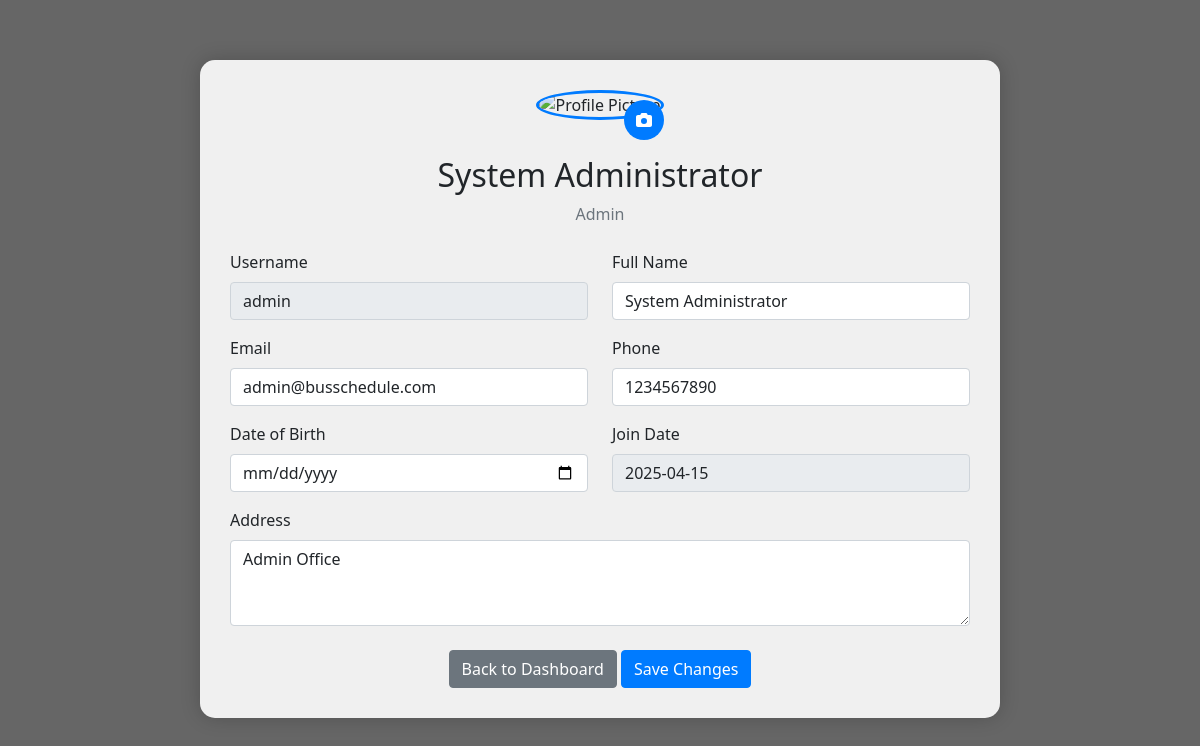
The app's page /profile (signed in) with its own data.
### app.py (models this page shows)
class User(db.Model):
    id = db.Column(db.Integer, primary_key=True)
    username = db.Column(db.String(150), unique=True, nullable=False)
    password = db.Column(db.String(200), nullable=False)
    role = db.Column(db.String(20), nullable=False)  # admin or driver
    full_name = db.Column(db.String(200), nullable=False)
    email = db.Column(db.String(200), nullable=False)
    phone = db.Column(db.String(20), nullable=False)
    address = db.Column(db.Text)
    join_date = db.Column(db.DateTime, default=datetime.utcnow)
    last_login = db.Column(db.DateTime)
    is_active = db.Column(db.Boolean, default=True)
    profile_pic = db.Column(db.String(255))
    emergency_contact = db.Column(db.String(200))
    license_number = db.Column(db.String(100))
    license_expiry = db.Column(db.Date)

### app.py (the view)
@app.route('/profile')
def profile():
    if 'user_id' not in session:
        return redirect(url_for('login'))
    user = User.query.get(session['user_id'])
    return render_template('profile.html', user=user)

### templates/profile.html (shortened to what this page needs)
<!DOCTYPE html>
<html lang="en">
<head>
    <link href="https://cdn.jsdelivr.net/npm/bootstrap@5.1.3/dist/css/bootstrap.min.css" rel="stylesheet">
</head>
<body>
    <div class="container">
        <div class="text-center mb-4">
            <div class="profile-pic-container">
                <img src="{{ url_for('static', filename='profile_pics/' + user.profile_pic) if user.profile_pic else url_for('static', filename='profile_pics/default.png') }}"
                     alt="Profile Picture" class="profile-pic" id="profilePic">
                <label for="profilePicInput" class="edit-pic-btn">
                    <i class="fas fa-camera"></i>
                </label>
            </div>
            <h2 class="mt-3">{{ user.full_name }}</h2>
            <p class="text-muted">{{ user.role.title() }}</p>
        </div>
        <form method="POST" action="{{ url_for('update_profile') }}" enctype="multipart/form-data">
            <div class="row mb-3">
                <div class="col-md-6">
                    <label for="username" class="form-label">Username</label>
                    <input type="text" class="form-control" id="username" value="{{ user.username }}" readonly>
                </div>
                <div class="col-md-6">
                    <label for="full_name" class="form-label">Full Name</label>
                    <input type="text" class="form-control" id="full_name" name="full_name" value="{{ user.full_name }}" required>
                </div>
            </div>
            <div class="row mb-3">
                <div class="col-md-6">
                    <label for="email" class="form-label">Email</label>
                    <input type="email" class="form-control" id="email" name="email" value="{{ user.email }}" required>
                </div>
                <div class="col-md-6">
                    <label for="phone" class="form-label">Phone</label>
                    <input type="tel" class="form-control" id="phone" name="phone" value="{{ user.phone }}" required>
                </div>
            </div>
            <div class="row mb-3">
                <div class="col-md-6">
                    <label for="dob" class="form-label">Date of Birth</label>
                    <input type="date" class="form-control" id="dob" name="dob" value="{{ user.dob }}">
                </div>
                <div class="col-md-6">
                    <label for="join_date" class="form-label">Join Date</label>
                    <input type="text" class="form-control" id="join_date" value="{{ user.join_date.strftime('%Y-%m-%d') }}" readonly>
                </div>
            </div>
            <div class="mb-3">
                <label for="address" class="form-label">Address</label>
                <textarea class="form-control" id="address" name="address" rows="3">{{ user.address }}</textarea>
            </div>
            <div class="text-center mt-4">
                <a href="{{ url_for('dashboard') }}" class="btn btn-secondary">Back to Dashboard</a>
                <button type="submit" class="btn btn-primary">Save Changes</button>
            </div>
        </form>
    </div>
</body>
</html>

### templates/profile.html (style rules this page uses)
body { min-height: 100vh; background: linear-gradient(rgba(0, 0, 0, 0.6), rgba(0, 0, 0, 0.6)), url('/static/bus_interior.jpg'); background-size: cover; background-position: center; background-repeat: no-repeat; background-attachment: fixed; padding: 20px; }
.container { background-color: rgba(255, 255, 255, 0.9); border-radius: 15px; padding: 30px; box-shadow: 0 0 20px rgba(0,0,0,0.2); max-width: 800px; margin: 40px auto; }
.profile-pic { width: 150px; height: 150px; border-radius: 50%; object-fit: cover; margin-bottom: 20px; border: 3px solid #007bff; }
.profile-pic-container { position: relative; display: inline-block; }
.edit-pic-btn { position: absolute; bottom: 0; right: 0; background: #007bff; color: white; border-radius: 50%; width: 40px; height: 40px; display: flex; align-items: center; justify-content: center; cursor: pointer; }
.btn-primary { background-color: #007bff; border-color: #007bff; }

### records on screen
User: full_name "System Administrator", role "Admin", username "admin", email "admin@busschedule.com", phone "1234567890", join_date "2025-04-15", address "Admin Office"
